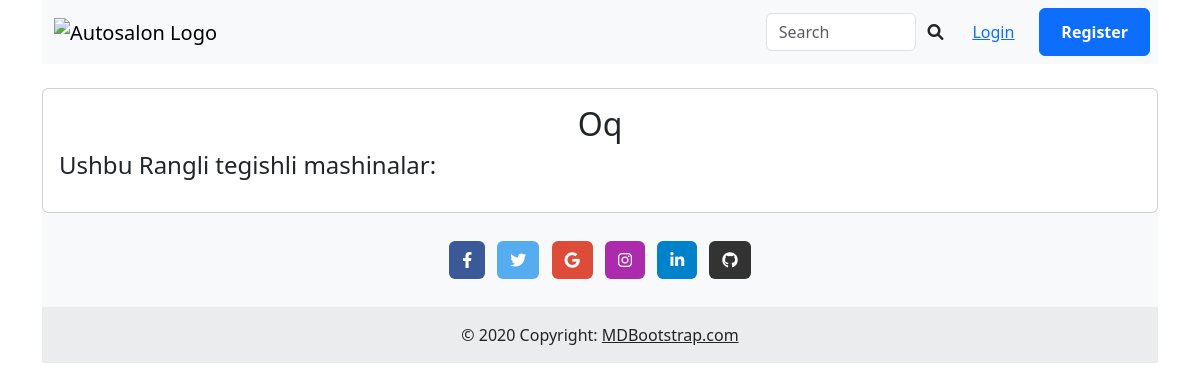
The app's page /color/1/, older data.
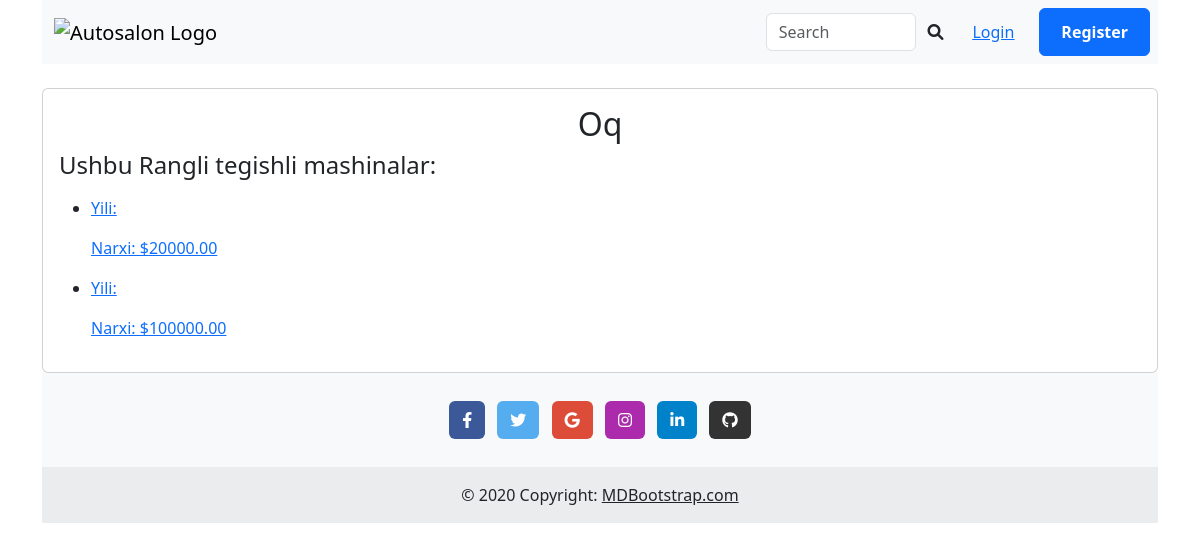
The same page, newer data.
### main/models.py (models this page shows, shortened)
class Cars(models.Model):
    car_name = models.CharField(max_length=200, verbose_name="Model nomi ")
    brand = models.ForeignKey(Brands, on_delete=models.SET_NULL, null=True, verbose_name="Brand nomi")
    photo = models.ImageField(upload_to="new/photos/", null=True, blank=True, verbose_name="Moshinani rasmi")
    date = models.DateField(null=True, blank=True, verbose_name="Ishlab chirqarilgan vaqti")
    price = models.DecimalField(max_digits=10, decimal_places=2, verbose_name="Narxi")
    color = models.ForeignKey(Color, on_delete=models.SET_NULL, null=True)
    author = models.ForeignKey(User, on_delete=models.PROTECT)
    class  Meta:
        verbose_name_plural = "Moshinalar "
        verbose_name = "Moshina "

### main/views.py (the view)
# urls.py: path('color/<int:pk>/', ColorDetailView.as_view(), name='color_detail'),
class ColorDetailView(DetailView):
    model = Color
    template_name = "color_cars.html"
    context_object_name = "color"
    def get_context_data(self, **kwargs):
        context = super().get_context_data(**kwargs)
        context['cars'] = Cars.objects.filter(color=self.object)
        context['all_color'] = Color.objects.all()
        return context

### template/color_cars.html (shortened to what this page needs)
{% extends 'base.html' %}
{% block comment %}
<main>
         <div class="container">
                <div class="card mt-4">
                    <div class="card-body">
                        <h2 class="card-title" align="center">{{color.color }}</h2>
                        <h4>Ushbu Rangli tegishli mashinalar:</h4>
                        <ul>
                        {% for car in cars %}
                            <li>
                                <a href="{% url 'car_detail' pk=car.id %}">
                                    <p>Yili: {{ car.model_year }}</p>
                                    <p>Narxi: ${{ car.price }}</p>
                                </a>
                            </li>
                        {% endfor %}
                        </ul>
                    </div>
                </div>
            </div>
</main>
{% endblock comment %}

Row changes from the older to the newer data that the page shows:
now on this page (row edited): Cars: price "20000.00"
added Cars: price "100000.00"
